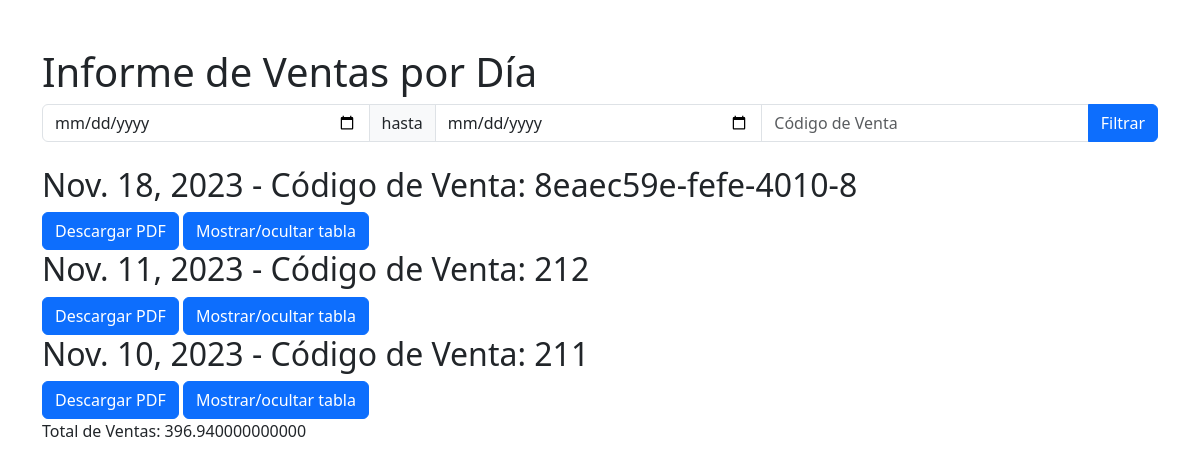
The page /informe_ventas/ on the database its author committed.
### ProyectoUno/models.py (models this page shows, shortened)
class Venta(models.Model):
    alquiler = models.ForeignKey(Alquiler, on_delete=models.CASCADE)
    fecha = models.DateField(auto_now_add=True)
    codigo_venta = models.CharField(max_length=20)
    monto_total = models.DecimalField(max_digits=10, decimal_places=2)

### ProyectoUno/views.py (the view)
# urls.py: path('informe_ventas/', views.informe_ventas, name='informe_ventas'),
def informe_ventas(request):
    fecha_inicio = request.GET.get('fecha_inicio', None)
    fecha_fin = request.GET.get('fecha_fin', None)
    codigo_venta = request.GET.get('codigo_venta', None)
    ventas = Venta.objects.all().order_by('-fecha')
    if fecha_inicio and fecha_fin:
        ventas = ventas.filter(fecha__range=[fecha_inicio, fecha_fin])
    if codigo_venta:
        ventas = ventas.filter(codigo_venta=codigo_venta)
    ventas_agrupadas = {}
    for (fecha, codigo_venta), group in groupby(ventas, key=lambda x: (x.fecha, x.codigo_venta)):
        ventas_agrupadas.setdefault(fecha, []).extend(list(group))
    total_ventas = Venta.objects.aggregate(Sum('monto_total'))['monto_total__sum'] or 0
    return render(request, 'informe_ventas.html', {'ventas_agrupadas': ventas_agrupadas, 'total_ventas': total_ventas})

### ProyectoUno/templates/informe_ventas.html (shortened to what this page needs)
{% extends 'base.html' %}
{% block content %}
<h1>Informe de Ventas por Día</h1>
<form method="get" class="mb-4">
    <div class="input-group">
        <input type="date" name="fecha_inicio" class="form-control">
        <span class="input-group-text">hasta</span>
        <input type="date" name="fecha_fin" class="form-control">
        <input type="text" name="codigo_venta" class="form-control" placeholder="Código de Venta">
        <button type="submit" class="btn btn-primary">Filtrar</button>
    </div>
</form>
{% for fecha, ventas_en_fecha in ventas_agrupadas.items %}
    <h2>{{ fecha }} - Código de Venta: {{ ventas_en_fecha.0.codigo_venta }}</h2>
    <a href="{% url 'generar_pdf' fecha=fecha %}" class="btn btn-primary">Descargar PDF</a>
    <button class="btn btn-primary" onclick="toggleTable('{{ fecha }}')">Mostrar/ocultar tabla</button>
{% endfor %}
<p>Total de Ventas: {{ total_ventas }}</p>
{% endblock %}

### rows shown on the page
Venta: fecha "Nov. 18, 2023", codigo_venta "8eaec59e-fefe-4010-8"
Venta: fecha "Nov. 11, 2023", codigo_venta "212"
Venta: fecha "Nov. 10, 2023", codigo_venta "211"

### other values the page prints
{{ total_ventas }} "396.940000000000"
